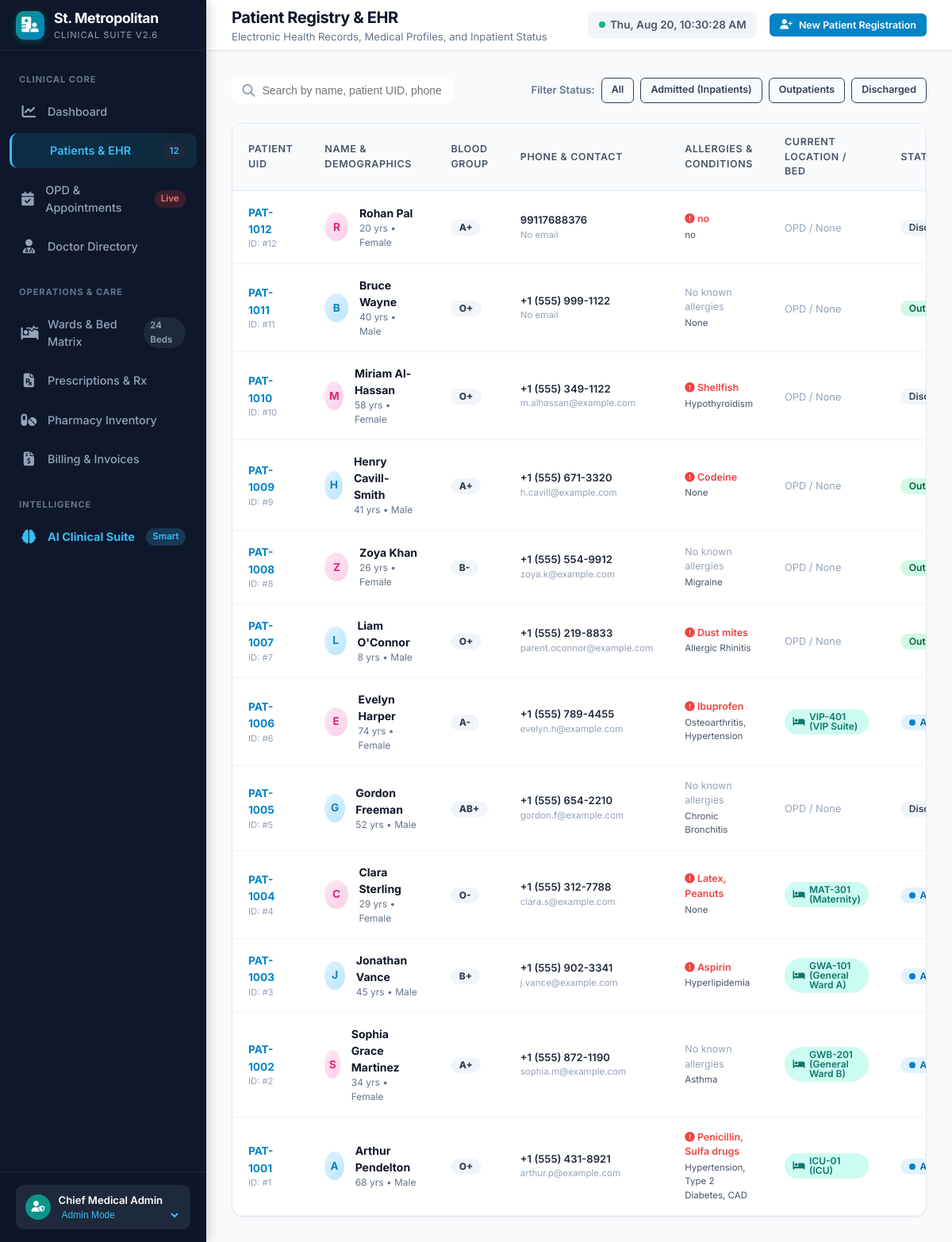
Before: /patients with the older database file.
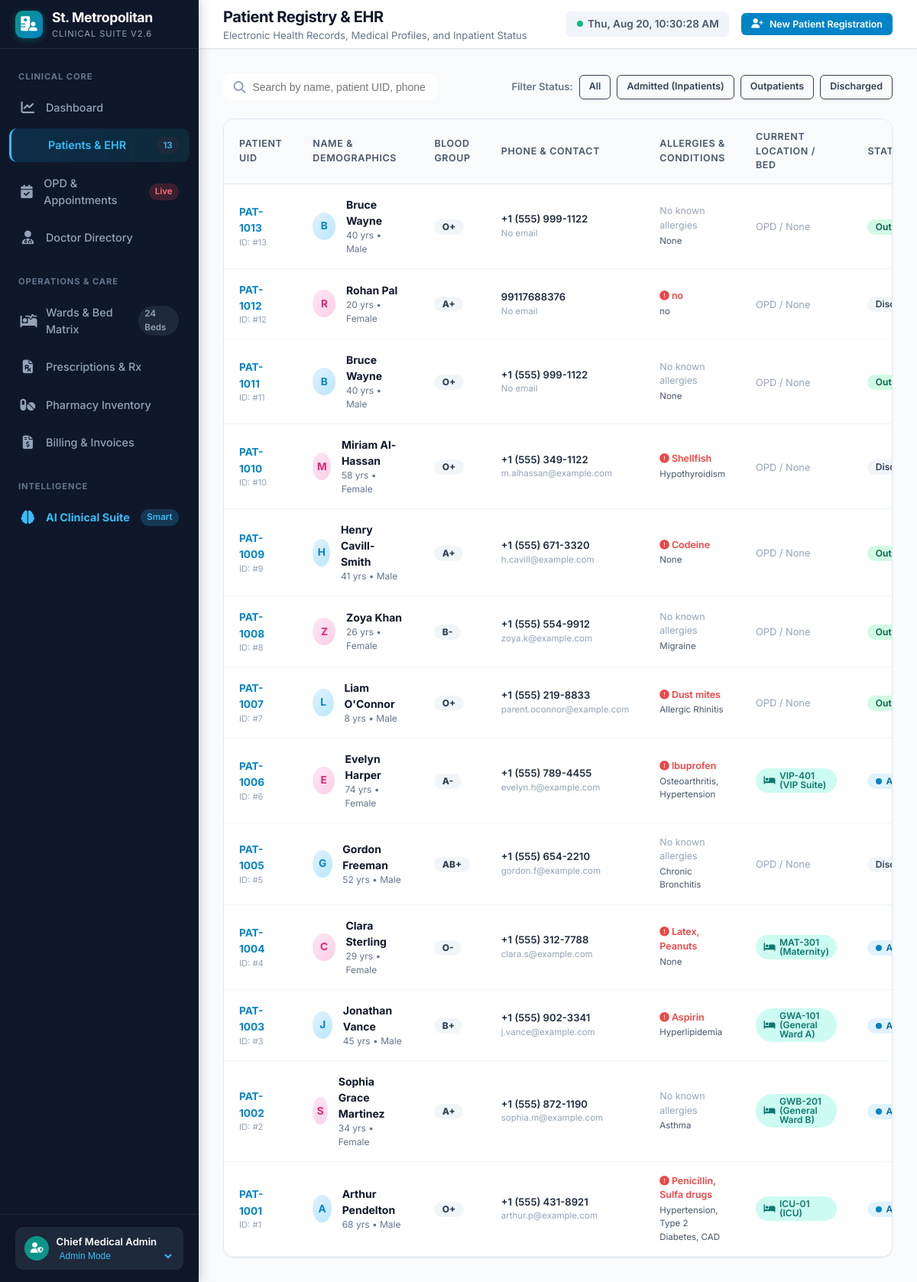
After: the same page with the newer database file.
### tables this page shows
CREATE TABLE patients (
        id INTEGER PRIMARY KEY AUTOINCREMENT,
        patient_uid TEXT UNIQUE NOT NULL,
        name TEXT NOT NULL,
        age INTEGER NOT NULL,
        gender TEXT NOT NULL,
        blood_group TEXT,
        phone TEXT,
        email TEXT,
        address TEXT,
        emergency_contact_name TEXT,
        emergency_contact_phone TEXT,
        allergies TEXT,
        chronic_conditions TEXT,
        admission_status TEXT DEFAULT 'Outpatient', -- 'Outpatient', 'Admitted', 'Discharged', 'Emergency'
        bed_id INTEGER,
        created_at TIMESTAMP DEFAULT CURRENT_TIMESTAMP,
        FOREIGN KEY (bed_id) REFERENCES beds(id) ON DELETE SET NULL
    );

CREATE TABLE beds (
        id INTEGER PRIMARY KEY AUTOINCREMENT,
        bed_number TEXT UNIQUE NOT NULL,
        ward TEXT NOT NULL, -- 'ICU', 'Emergency', 'General Ward A', 'General Ward B', 'Maternity', 'VIP Suite'
        floor TEXT,
        daily_rate REAL NOT NULL,
        status TEXT DEFAULT 'Available', -- 'Available', 'Occupied', 'Maintenance', 'Cleaning'
        patient_id INTEGER,
        admitted_at TIMESTAMP,
        FOREIGN KEY (patient_id) REFERENCES patients(id) ON DELETE SET NULL
    );

### app.py (the view)
@app.get("/patients", response_class=HTMLResponse)
async def patients_page(request: Request, status: Optional[str] = None, search: Optional[str] = None):
    patients = get_all_patients(search=search or "", status_filter=status or "")
    metrics = get_dashboard_metrics()
    return templates.TemplateResponse(
        request=request,
        name="patients.html",
        context={
            "active_page": "patients",
            "patients": patients,
            "current_filter": status,
            "total_patients": metrics["total_patients"]
        }
    )

### templates/patients.html (shortened to what this page needs)
{% extends "base.html" %}
{% block page_title %}Patient Registry & EHR{% endblock %}
{% block page_subtitle %}Electronic Health Records, Medical Profiles, and Inpatient Status{% endblock %}
{% block header_actions %}
<button class="btn btn-primary btn-sm" onclick="openModal('addPatientModal')">
    <i class="fas fa-user-plus"></i> New Patient Registration
</button>
{% endblock %}
{% block content %}
<div class="filter-bar">
    <div class="search-box">
        <i class="fas fa-search"></i>
        <input type="text" id="patientSearchInput" placeholder="Search by name, patient UID, phone..." onkeyup="filterTable('patientSearchInput', 'patientsTable')">
    </div>
    <div style="display:flex; gap:0.5rem; align-items:center;">
        <span style="font-size:0.82rem; font-weight:600; color:var(--slate-500);">Filter Status:</span>
        <a href="/patients" class="btn btn-outline btn-sm {% if not current_filter or current_filter == 'All' %}btn-primary{% endif %}">All</a>
        <a href="/patients?status=Admitted" class="btn btn-outline btn-sm {% if current_filter == 'Admitted' %}btn-primary{% endif %}">Admitted (Inpatients)</a>
        <a href="/patients?status=Outpatient" class="btn btn-outline btn-sm {% if current_filter == 'Outpatient' %}btn-primary{% endif %}">Outpatients</a>
        <a href="/patients?status=Discharged" class="btn btn-outline btn-sm {% if current_filter == 'Discharged' %}btn-primary{% endif %}">Discharged</a>
    </div>
</div>
<div class="card">
    <div class="card-body" style="padding: 0;">
        <div class="table-responsive">
            <table class="clinical-table" id="patientsTable">
                <thead>
                    <tr>
                        <th>Patient UID</th>
                        <th>Name & Demographics</th>
                        <th>Blood Group</th>
                        <th>Phone & Contact</th>
                        <th>Allergies & Conditions</th>
                        <th>Current Location / Bed</th>
                        <th>Status</th>
                    </tr>
                </thead>
                <tbody>
                    {% for p in patients %}
                    <tr>
                        <td>
                            <strong style="color:var(--primary); font-size:0.85rem;">{{ p.patient_uid }}</strong>
                            <div style="font-size:0.7rem; color:var(--slate-400);">ID: #{{ p.id }}</div>
                        </td>
                        <td>
                            <div class="patient-cell">
                                <div class="avatar-sm {% if p.gender == 'Female' %}avatar-female{% endif %}">
                                    {{ p.name[:1] }}
                                </div>
                                <div>
                                    <div style="font-weight:700; color:var(--slate-900);">{{ p.name }}</div>
                                    <div style="font-size:0.75rem; color:var(--slate-500);">{{ p.age }} yrs • {{ p.gender }}</div>
                                </div>
                            </div>
                        </td>
                        <td>
                            <span class="badge badge-slate" style="font-weight:800;">{{ p.blood_group or 'N/A' }}</span>
                        </td>
                        <td>
                            <div style="font-weight:600; font-size:0.82rem;">{{ p.phone }}</div>
                            <div style="font-size:0.72rem; color:var(--slate-400);">{{ p.email or 'No email' }}</div>
                        </td>
                        <td>
                            {% if p.allergies and p.allergies != 'None' and p.allergies != 'None known' %}
                            <div style="color:var(--danger); font-weight:600; font-size:0.78rem;">
                                <i class="fas fa-exclamation-circle"></i> {{ p.allergies }}
                            </div>
                            {% else %}
                            <div style="color:var(--slate-400); font-size:0.78rem;">No known allergies</div>
                            {% endif %}
                            <div style="font-size:0.72rem; color:var(--slate-600); margin-top:2px;">{{ p.chronic_conditions or 'None' }}</div>
                        </td>
                        <td>
                            {% if p.bed_number %}
                            <span class="badge badge-teal"><i class="fas fa-bed"></i> {{ p.bed_number }} ({{ p.bed_ward }})</span>
                            {% else %}
                            <span style="color:var(--slate-400); font-size:0.8rem;">OPD / None</span>
                            {% endif %}
                        </td>
                        <td>
                            {% if p.admission_status == 'Admitted' %}
                            <span class="badge badge-primary"><span class="pulse-dot" style="background:#0284c7;"></span> Admitted</span>
                            {% elif p.admission_status == 'Emergency' %}
                            <span class="badge badge-danger">Emergency</span>
                            {% elif p.admission_status == 'Discharged' %}
                            <span class="badge badge-slate">Discharged</span>
                            {% else %}
                            <span class="badge badge-success">Outpatient</span>
                            {% endif %}
                        </td>
                    </tr>
                    {% endfor %}
                </tbody>
            </table>
        </div>
    </div>
</div>
{% endblock %}

### templates/base.html (shortened to what this page needs)
<!DOCTYPE html>
<html lang="en">
<head>
    <link rel="stylesheet" href="https://cdnjs.cloudflare.com/ajax/libs/font-awesome/6.5.1/css/all.min.css">
    <link rel="stylesheet" href="/static/css/styles.css">
</head>
<body>
    <div class="app-container">
        <aside class="sidebar">
            <div class="sidebar-header">
                <div class="brand-icon">
                    <i class="fas fa-hospital-user"></i>
                </div>
                <div>
                    <div class="brand-title">St. Metropolitan</div>
                    <div class="brand-sub">Clinical Suite v2.6</div>
                </div>
            </div>
            <nav class="sidebar-nav">
                <div class="nav-section-title">Clinical Core</div>
                <a href="/" class="nav-link {% if active_page == 'dashboard' %}active{% endif %}">
                    <i class="fas fa-chart-line"></i>
                    <span>Dashboard</span>
                </a>
                <a href="/patients" class="nav-link {% if active_page == 'patients' %}active{% endif %}">
                    <span>Patients & EHR</span>
                    <span class="nav-badge">{{ total_patients or 10 }}</span>
                </a>
                <a href="/appointments" class="nav-link {% if active_page == 'appointments' %}active{% endif %}">
                    <i class="fas fa-calendar-check"></i>
                    <span>OPD & Appointments</span>
                    <span class="nav-badge danger">Live</span>
                </a>
                <a href="/doctors" class="nav-link {% if active_page == 'doctors' %}active{% endif %}">
                    <i class="fas fa-user-md"></i>
                    <span>Doctor Directory</span>
                </a>
                <div class="nav-section-title" style="margin-top: 0.85rem;">Operations & Care</div>
                <a href="/beds" class="nav-link {% if active_page == 'beds' %}active{% endif %}">
                    <i class="fas fa-procedures"></i>
                    <span>Wards & Bed Matrix</span>
                    <span class="nav-badge">24 Beds</span>
                </a>
                <a href="/prescriptions" class="nav-link {% if active_page == 'prescriptions' %}active{% endif %}">
                    <i class="fas fa-file-prescription"></i>
                    <span>Prescriptions & Rx</span>
                </a>
                <a href="/pharmacy" class="nav-link {% if active_page == 'pharmacy' %}active{% endif %}">
                    <i class="fas fa-pills"></i>
                    <span>Pharmacy Inventory</span>
                </a>
                <a href="/billing" class="nav-link {% if active_page == 'billing' %}active{% endif %}">
                    <i class="fas fa-file-invoice-dollar"></i>
                    <span>Billing & Invoices</span>
                </a>
                <div class="nav-section-title" style="margin-top: 0.85rem;">Intelligence</div>
                <a href="/ai-tools" class="nav-link {% if active_page == 'ai-tools' %}active{% endif %}">
                    <i class="fas fa-brain" style="color: #38bdf8;"></i>
                    <span style="font-weight: 700; color: #38bdf8;">AI Clinical Suite</span>
                    <span class="nav-badge" style="background: rgba(56, 189, 248, 0.2); color: #38bdf8;">Smart</span>
                </a>
            </nav>
            <div class="sidebar-footer">
                <div class="role-switcher-box">
                    <div class="role-avatar">
                        <i class="fas fa-user-shield"></i>
                    </div>
                    <div class="role-info">
                        <div class="role-name" id="activeRoleName">Chief Medical Admin</div>
                        <div class="role-type">
                            <select id="roleSelect" style="background:transparent; border:none; color:#38bdf8; font-size:0.75rem; outline:none; cursor:pointer; width:100%;">
                                <option value="Chief Medical Admin" style="color:#000;">Admin Mode</option>
                            </select>
                        </div>
                    </div>
                </div>
            </div>
        </aside>
        <main class="main-wrapper">
            <header class="top-navbar">
                <div class="page-title-area">
                    <div>
                        <h1 class="page-title">{% block page_title %}Clinical Dashboard{% endblock %}</h1>
                        <p class="page-subtitle">{% block page_subtitle %}Real-time Hospital Operations & Health Telemetry{% endblock %}</p>
                    </div>
                </div>
                <div class="top-actions">
                    <div class="live-clock" id="liveClock">
                    </div>
                    {% block header_actions %}{% endblock %}
                </div>
            </header>
            <section class="content-body">
                {% block content %}{% endblock %}
            </section>
        </main>
    </div>
</body>
</html>

Changed rows visible on the page:
added patients: patient_uid "PAT-1013", id "13", name "B", name "Bruce Wayne", age "40", gender "Male", blood_group "O+", phone "+1 (555) 999-1122", email "No email", allergies "No known allergies", chronic_conditions "None", shows "OPD / None", admission_status "Outpatient"
Other visible differences:
{{ total_patients or 10 }}: "12" → "13"
